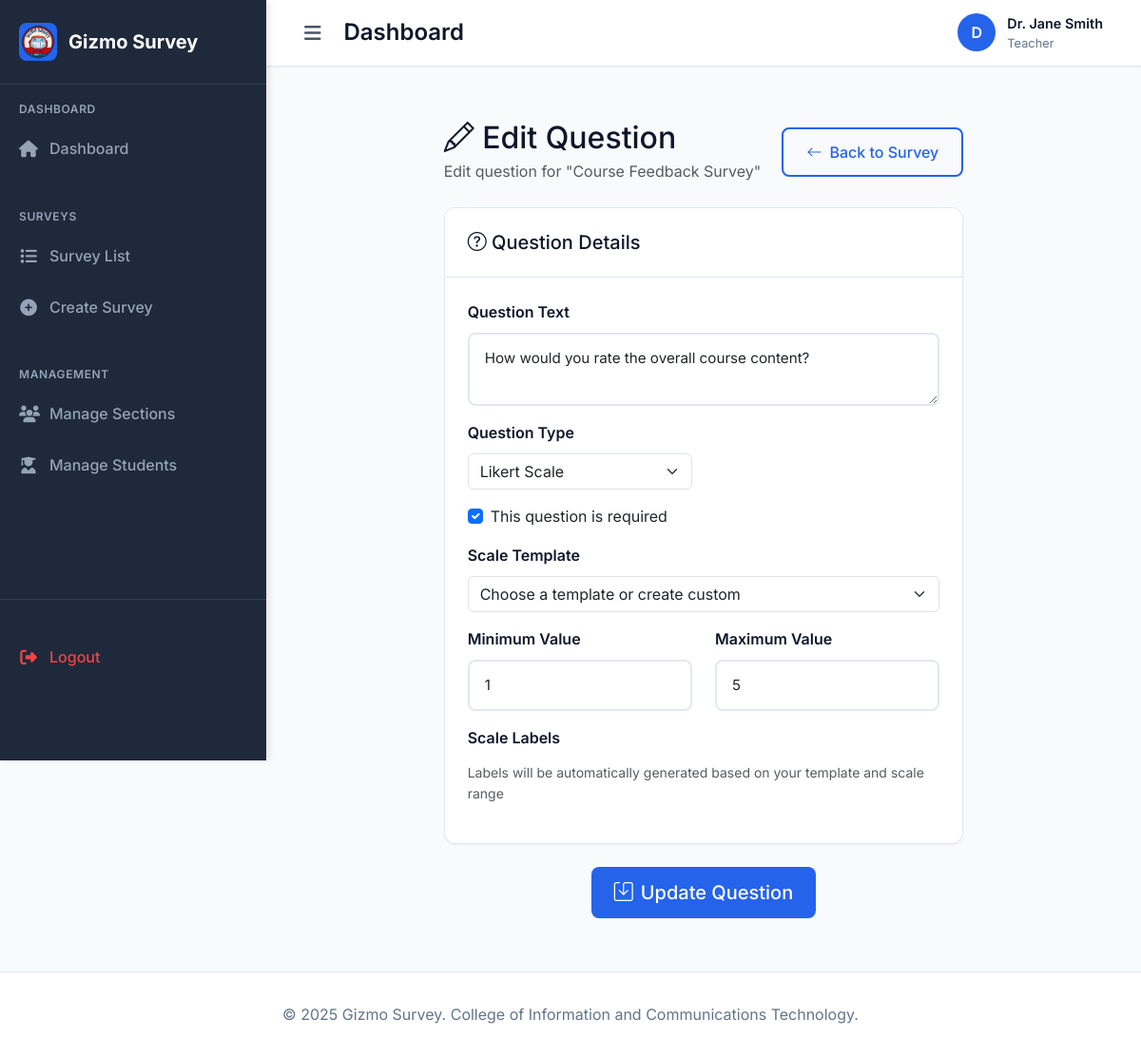
Page /teacher/question/1/edit/ (signed in) on the committed database.
### myapp/models.py (models this page shows, shortened)
class UserProfile(models.Model):
    ROLE_CHOICES = [
        ('student', 'Student'),
        ('teacher', 'Teacher'),
    ]
    user = models.OneToOneField(User, on_delete=models.CASCADE)
    role = models.CharField(max_length=10, choices=ROLE_CHOICES)
    section = models.ForeignKey(Section, on_delete=models.CASCADE, null=True, blank=True)
    student_id = models.CharField(max_length=20, blank=True, null=True)
    is_active = models.BooleanField(default=True, help_text="Whether this user profile is active (not soft deleted)")

class Question(models.Model):
    QUESTION_TYPES = [
        ('multiple_choice', 'Multiple Choice'),
        ('likert_scale', 'Likert Scale'),
        ('short_answer', 'Short Answer'),
        ('long_answer', 'Long Answer'),
    ]
    survey = models.ForeignKey(Survey, on_delete=models.CASCADE, related_name='questions')
    question_text = models.TextField()
    question_type = models.CharField(max_length=20, choices=QUESTION_TYPES)
    is_required = models.BooleanField(default=True)
    is_active = models.BooleanField(default=True, help_text="Whether this question is active (not soft deleted)")
    order = models.PositiveIntegerField(default=0)
    options = models.JSONField(default=list, blank=True)
    likert_min = models.IntegerField(default=1)
    likert_max = models.IntegerField(default=5)
    likert_labels = models.JSONField(default=list, blank=True)
    class Meta:
        ordering = ['order']

class Survey(models.Model):
    title = models.CharField(max_length=200)
    description = models.TextField(blank=True)
    created_by = models.ForeignKey(User, on_delete=models.CASCADE, related_name='created_surveys')
    sections = models.ManyToManyField(Section, related_name='surveys')
    is_active = models.BooleanField(default=True)
    created_at = models.DateTimeField(auto_now_add=True)
    updated_at = models.DateTimeField(auto_now=True)
    due_date = models.DateTimeField(null=True, blank=True)
    version = models.PositiveIntegerField(default=1, help_text="Incremented when survey is edited")
    class Meta:
        ordering = ['-created_at']

### myapp/views.py (the view)
# urls.py: path('teacher/question/<int:question_id>/edit/', views.edit_question, name='edit_question'),
@login_required
def edit_question(request, question_id):
    profile = UserProfile.objects.get(user=request.user)
    if profile.role != 'teacher':
        messages.error(request, 'Access denied. Teacher access required.')
        return redirect('home')
    question = get_object_or_404(Question, id=question_id, survey__created_by=request.user)
    if request.method == 'POST':
        form = QuestionForm(request.POST, instance=question)
        if form.is_valid():
            form.save()
            if question.survey.responses.exists():
                question.survey.version += 1
                question.survey.save()
                messages.success(request, f'Question updated successfully! Survey version incremented to {question.survey.version}. Students will need to retake the survey.')
            else:
                messages.success(request, 'Question updated successfully!')
            return redirect('edit_survey', survey_id=question.survey.id)
    else:
        form = QuestionForm(instance=question)
    context = {
        'question': question,
        'form': form,
        'profile': profile,
    }
    return render(request, 'myapp/edit_question.html', context)

### myapp/templates/myapp/edit_question.html (shortened to what this page needs)
{% extends 'myapp/base.html' %}
{% block content %}
<div class="container py-4">
    <div class="row justify-content-center">
        <div class="col-lg-8">
            <div class="d-flex justify-content-between align-items-center mb-4">
                <div>
                    <h2 class="mb-1">
                        <i class="bi bi-pencil"></i> Edit Question
                    </h2>
                    <p class="text-muted mb-0">
                        Edit question for "{{ question.survey.title }}"
                    </p>
                </div>
                <a href="{% url 'edit_survey' question.survey.id %}" class="btn btn-outline-primary" id="backButton">
                    <i class="bi bi-arrow-left"></i> Back to Survey
                </a>
            </div>
            <form method="post" id="questionForm">
                <div class="card">
                    <div class="card-header">
                        <h5 class="mb-0">
                            <i class="bi bi-question-circle"></i> Question Details
                        </h5>
                    </div>
                    <div class="card-body">
                        <div class="mb-3">
                            <label for="{{ form.question_text.id_for_label }}" class="form-label">Question Text</label>
                            {{ form.question_text }}
                        </div>
                        <div class="row">
                            <div class="col-md-6 mb-3">
                                <label for="{{ form.question_type.id_for_label }}" class="form-label">Question Type</label>
                                {{ form.question_type }}
                            </div>
                            <div class="col-md-6 mb-3">
                            </div>
                        </div>
                        <div class="mb-3">
                            <div class="form-check">
                                {{ form.is_required }}
                                <label class="form-check-label" for="{{ form.is_required.id_for_label }}">
                                    This question is required
                                </label>
                            </div>
                        </div>
                        <div id="likertSettings" style="display: none;">
                            <div class="mb-3">
                                <label class="form-label">Scale Template</label>
                                <select class="form-select" id="likertTemplate">
                                    <option value="">Choose a template or create custom</option>
                                </select>
                            </div>
                            <div class="row">
                                <div class="col-md-6 mb-3">
                                    <label for="{{ form.likert_min.id_for_label }}" class="form-label">Minimum Value</label>
                                    {{ form.likert_min }}
                                </div>
                                <div class="col-md-6 mb-3">
                                    <label for="{{ form.likert_max.id_for_label }}" class="form-label">Maximum Value</label>
                                    {{ form.likert_max }}
                                </div>
                            </div>
                            <div class="mb-3">
                                <label class="form-label">Scale Labels</label>
                                <div class="form-text">Labels will be automatically generated based on your template and scale range</div>
                            </div>
                        </div>
                    </div>
                </div>
                <div class="text-center mt-4">
                    <button type="submit" class="btn btn-primary btn-lg">
                        <i class="bi bi-save"></i> Update Question
                    </button>
                </div>
            </form>
        </div>
    </div>
</div>
{% endblock %}

### myapp/templates/myapp/base.html (shortened to what this page needs)
{% load static %}
<!DOCTYPE html>
<html lang="en">
<head>
    <link href="https://cdn.jsdelivr.net/npm/bootstrap@5.3.0/dist/css/bootstrap.min.css" rel="stylesheet">
    <link href="https://cdn.jsdelivr.net/npm/bootstrap-icons@1.10.0/font/bootstrap-icons.css" rel="stylesheet">
    <link href="https://cdnjs.cloudflare.com/ajax/libs/font-awesome/6.4.0/css/all.min.css" rel="stylesheet">
</head>
<body>
            {% if user.is_authenticated %}
    <div class="app-container">
        <aside class="sidebar" id="sidebar">
            <div class="sidebar-header">
                <div class="sidebar-logo">
                    <img src="{% static 'myapp/images/logo_survey.png' %}" alt="Gizmo Survey Logo" style="width: 100%; height: 100%; object-fit: contain;">
                </div>
                <div class="sidebar-brand">Gizmo Survey</div>
            </div>
            <nav class="sidebar-nav">
                    {% if user.userprofile.role == 'student' %}
                    <div class="nav-section">
                        <div class="nav-section-title">Dashboard</div>
                        <div class="nav-item">
                            <a href="{% url 'student_dashboard' %}" class="nav-link {% if request.resolver_match.url_name == 'student_dashboard' %}active{% endif %}">
                                <i class="fas fa-home"></i>
                                <span class="nav-link-text">Dashboard</span>
                            </a>
                        </div>
                        <div class="nav-item">
                            <a href="{% url 'student_history' %}" class="nav-link {% if request.resolver_match.url_name == 'student_history' %}active{% endif %}">
                                <i class="fas fa-history"></i>
                                <span class="nav-link-text">My Responses</span>
                            </a>
                        </div>
                    </div>
                    {% elif user.userprofile.role == 'teacher' %}
                    <div class="nav-section">
                        <div class="nav-section-title">Dashboard</div>
                        <div class="nav-item">
                            <a href="{% url 'teacher_dashboard' %}" class="nav-link {% if request.resolver_match.url_name == 'teacher_dashboard' %}active{% endif %}">
                                <i class="fas fa-home"></i>
                                <span class="nav-link-text">Dashboard</span>
                            </a>
                        </div>
                    </div>
                    <div class="nav-section">
                        <div class="nav-section-title">Surveys</div>
                        <div class="nav-item">
                            <a href="{% url 'survey_list' %}" class="nav-link {% if request.resolver_match.url_name == 'survey_list' %}active{% endif %}">
                                <i class="fas fa-list"></i>
                                <span class="nav-link-text">Survey List</span>
                            </a>
                        </div>
                        <div class="nav-item">
                            <a href="{% url 'create_survey' %}" class="nav-link {% if request.resolver_match.url_name == 'create_survey' %}active{% endif %}">
                                <i class="fas fa-plus-circle"></i>
                                <span class="nav-link-text">Create Survey</span>
                            </a>
                        </div>
                    </div>
                    <div class="nav-section">
                        <div class="nav-section-title">Management</div>
                        <div class="nav-item">
                            <a href="{% url 'manage_sections' %}" class="nav-link {% if request.resolver_match.url_name == 'manage_sections' %}active{% endif %}">
                                <i class="fas fa-users"></i>
                                <span class="nav-link-text">Manage Sections</span>
                            </a>
                        </div>
                        <div class="nav-item">
                            <a href="{% url 'manage_students' %}" class="nav-link {% if request.resolver_match.url_name == 'manage_students' %}active{% endif %}">
                                <i class="fas fa-user-graduate"></i>
                                <span class="nav-link-text">Manage Students</span>
                            </a>
                        </div>
                    </div>
                    {% endif %}
                    <div class="nav-section logout-section">
                        <div class="nav-item">
                            <a href="{% url 'logout' %}" class="nav-link logout-link">
                                <i class="fas fa-sign-out-alt"></i>
                                <span class="nav-link-text">Logout</span>
                            </a>
                        </div>
                    </div>
            </nav>
        </aside>
        <main class="main-content">
            <header class="top-header">
                <div class="header-left">
                    <button class="sidebar-toggle" id="sidebarToggle">
                        <i class="fas fa-bars"></i>
                    </button>
                    <h1 class="page-title">{% block page_title %}Dashboard{% endblock %}</h1>
                </div>
                <div class="header-right">
                    <div class="user-profile dropdown">
                        <div class="user-avatar">
                            {{ user.get_full_name|default:user.username|first|upper }}
                        </div>
                        <div class="user-info">
                            <div class="user-name">{{ user.get_full_name|default:user.username }}</div>
                            <div class="user-role">{{ user.userprofile.get_role_display }}</div>
                            </div>
                    </div>
                </div>
            </header>
            <div class="content-area">
                {% block content %}{% endblock %}
            </div>
        </main>
        </div>
    {% endif %}
    <footer class="footer">
        <div class="container">
            <p class="mb-0">&copy; 2025 Gizmo Survey. College of Information and Communications Technology.</p>
        </div>
    </footer>
</body>
</html>

### rows in the picture
Question: survey "Course Feedback Survey", question_text "How would you rate the overall course content?", question_type "Likert Scale", is_required "☑", likert_min "1", likert_max "5"

### other values in the picture
{{ user.get_full_name|default:user.username|first|upper }} "D"
{{ user.get_full_name|default:user.username }} "Dr. Jane Smith"
{{ user.userprofile.get_role_display }} "Teacher"
